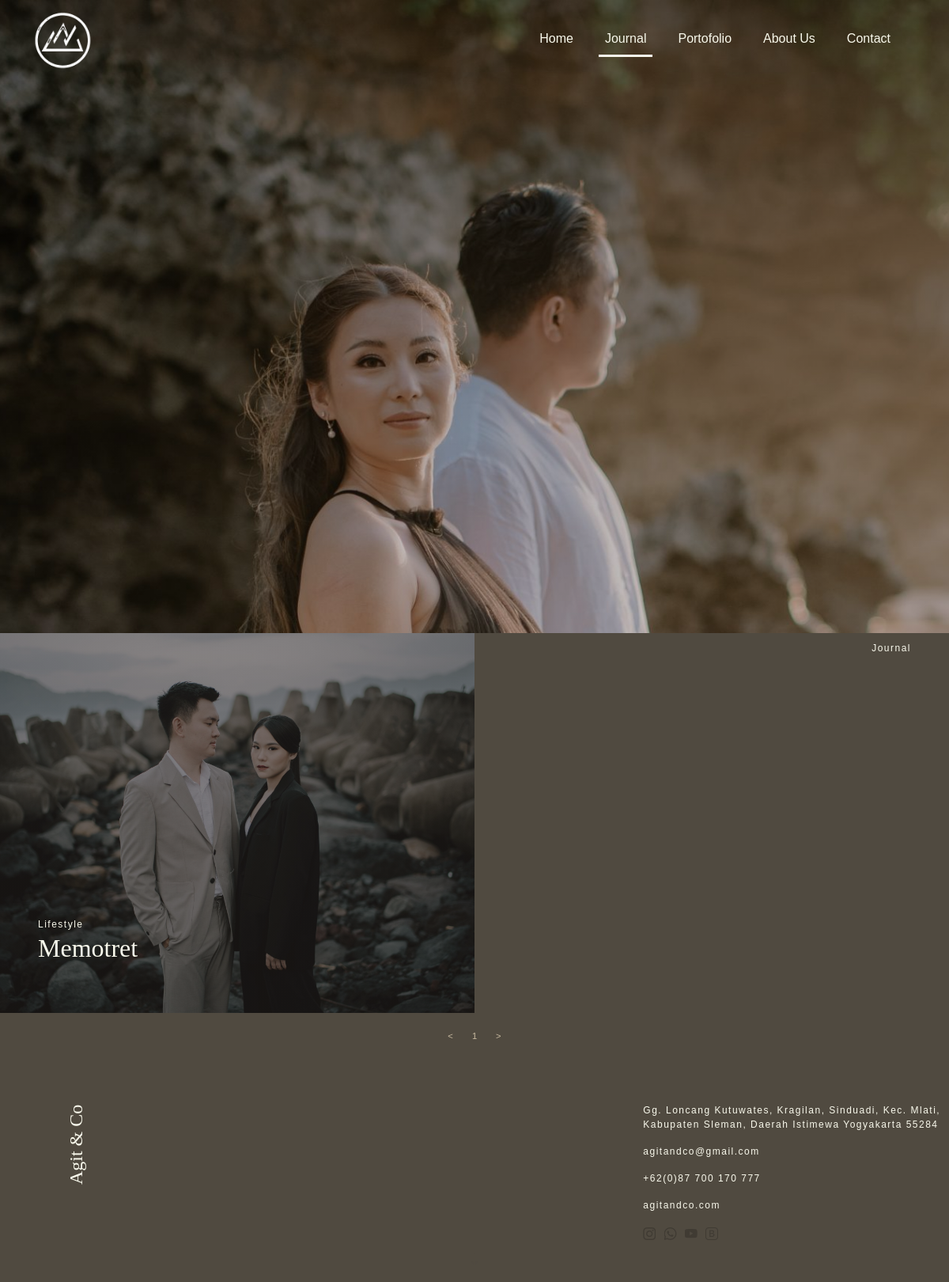
The app's page /journal.php with its own data.
### tables this page shows
CREATE TABLE `background` (
  `id_gambar` varchar(30) NOT NULL,
  `tempatgambar` varchar(30) NOT NULL,
  `img` varchar(100) NOT NULL
);

CREATE TABLE `journal` (
  `id_journal` varchar(30) NOT NULL,
  `kategori` varchar(30) NOT NULL,
  `judul` varchar(100) NOT NULL,
  `deskripsi` text NOT NULL,
  `tanggal` date NOT NULL,
  `img` varchar(100) NOT NULL
);

### journal.php (the view, shortened to what this page needs)
<?php
  include 'model/connect.php';
?>
<!DOCTYPE html>
<html lang="en">
<head>
    <link href="assets/vendor/bootstrap/css/bootstrap.min.css" rel="stylesheet">
    <link href="assets/vendor/bootstrap-icons/bootstrap-icons.css" rel="stylesheet">
    <link href="assets/vendor/boxicons/css/boxicons.min.css" rel="stylesheet">
    <link href="assets/vendor/glightbox/css/glightbox.min.css" rel="stylesheet">
    <link href="assets/vendor/remixicon/remixicon.css" rel="stylesheet">
    <link href="assets/vendor/swiper/swiper-bundle.min.css" rel="stylesheet">
    <link href="assets/css/style.css" rel="stylesheet">
    <link href="assets/css/animate.css" rel="stylesheet">
</head>
<body>
    <section class="journal-section">
        <?php
            $query = mysqli_query($connect, "SELECT * FROM background WHERE tempatgambar='journal'");
            while($data=mysqli_fetch_array($query)){
              $img_files            =$data[2];
            }
            if(isset($img_files)){
                $array_imgs = explode(",", $img_files);
            }
        ?>
        <header class="journal"
        style="background-image: linear-gradient(#00000065, #00000000),url(<?='assets/img/page/'.$array_imgs[0]?>)!important; background-size: cover; background-position: center; background-repeat: no-repeat;"
        >
            <nav class="navbar navbar-expand-lg wow fadeInDown">
                <div class="container">
                    <a class="navbar-brand" href="./index.php">
                      <img src="assets/img/me.png" alt="logo" width="75" />
                    </a>
                    <div class="collapse navbar-collapse justify-content-end" id="navbarNavAltMarkup">
                      <div class="navbar-nav">
                        <a class="nav-link me-4" href="index.php" id="navLink">Home</a>
                        <a class="nav-link me-4 active" href="./journal.php?page-nr=1" id="navLink">Journal</a>
                        <a class="nav-link me-4" href="./portfolio.php" id="navLink">Portofolio</a>
                        <a class="nav-link me-4" href="about.php" id="navLink">About Us</a>
                        <a class="nav-link me-4" href="contact.php" id="navLink">Contact</a>
                      </div>
                    </div>
                </div>
            </nav>
            <div class="scrolldown text-light text-center w-100">
                <i class="bi bi-arrow-down"></i>
            </div>
        </header>
        <p class="miring wow fadeIn work-medium visible-md visible-lg ">Journal</p>
        <div class="journal-container" id='journal'>
            <div class="container-fluid">
                <div class="row journals-wrapper">
                    <?php
                        $rows_per_page = 6;
                        $start = 0;
                        $records = $connect->query("SELECT * FROM journal");
                        $nr_of_rows = $records->num_rows;
                        $pages = ceil($nr_of_rows / $rows_per_page);
                        $query = mysqli_query($connect, "SELECT * FROM journal LIMIT $start, $rows_per_page");
                        while($data=mysqli_fetch_array($query)){
                          $id_journal =$data[0];
                          $kategori   =$data[1];
                          $judul      =$data[2];
                          $img_files  =$data[5];
                          $array_imgs = explode(",", $img_files);
                    ?>
                    <div class="journal-item col-lg-6 text-light wow fadeInUp" style="background-image: linear-gradient(#2b262384,#2b262384),url(<?='assets/img/journal/'.$id_journal.'/'.$array_imgs[0];?>);">
                        <div class="journal-content wow fadeInLeft">
                            <span><?= $kategori ?></span>
                            <form action="./journal_details.php" method="get" enctype="multipart/form-data">
                                <button type="submit"><h2><?= $judul ?></h2></button>
                            </form>
                        </div>
                    </div>
                    <?php } ?>
                </div>
            </div>
        </div>
        <div class="pagination-container w-100 d-flex justify-content-center align-items-center py-3">
            <ul class="pagination">
                <?php
                    if(isset($_GET["page-nr"]) && $_GET["page-nr"] > 1){ ?>
                        <li><a href="journal.php?page-nr=<?= $_GET["page-nr"] - 1 ?>#journal"><</a></li>
                <?php
                    }else{?>
                        <li><a><</a></li>
                <?php } ?>
                <?php
                    for($counter = 1; $counter <= $pages; $counter++){
                        ?>
                        <li class="mx-1"><a <?php if($_GET['page-nr']==$counter) echo "class='active'" ?> href="journal.php?page-nr=<?= $counter ?>#journal"><?= $counter ?></a></li>
                        <?php
                    }
                ?>
                <?php
                    if(isset($_GET["page-nr"])){
                        if($_GET["page-nr"] == 1){?>
                            <li><a>></a></li>
                    <?php
                        }else{
                    ?>
                        <li><a href="portfolios.php?page-nr=2#portfolio">></a></li>
                    <?php } ?>
                <?php
                    }else{
                        if($_GET["page-nr"] > $pages){ ?>
                            <li><a>></a></li>
                <?php   }else{ ?>
                            <li><a href="portfolios.php?page-nr=<?= $_GET["page-nr"] + 1 ?>#portfolio">></a></li>
                <?php   }?>
                <?php } ?>
            </ul>
        </div>
    </section>
</body>
</html>

### assets/css/style.css (style rules this page uses)
.work-medium { font-family: 'Work Sans', sans-serif; font-weight: 500; }
:root { --white: #f9f9ec; --grey-700: #504A40; --teracotta: #E2725B; --w50 :#857f72; --w400 :#a39e93; --fs-deskripsi: 12px; }
* { padding: 0; margin: 0; box-sizing: border-box; overflow-x: hidden; font-family: 'Work Sans', sans-serif; color: var(--white) !important; }
a { color: var(--white) !important; text-decoration: none; }
ul { list-style: none; }
h1, h2, h5 { overflow: hidden; }
h1, h2 { font-family: 'Source Serif Pro', serif; }
body { background-color: var(--white); }
header { height: 100vh; background-size: cover; background-position: center; background-repeat: no-repeat; background-attachment: fixed; }
header.journal { background-image: linear-gradient(#00000065, #00000000), url(https://iluminen.com/wp-content/uploads/2022/09/BJE000868-scaled-1.jpg); }
span, p { font-size: var(--fs-deskripsi); letter-spacing: 1.5px; }
nav { position: absolute; top: 0; z-index: 100; }
nav .nav-link { color: var(--white) !important; width: fit-content; }
nav a.active { border-bottom: 3px solid var(--white); }
.journal-section { background-color: var(--grey-700); }
.journal-container { width: 100%; position: relative; }
.journal-item { position: relative; height: 480px; background-size: cover; background-position: center; background-repeat: no-repeat; transition: all 0.25s ease-in-out; -webkit-transition: all 0.25s ease-in-out; -moz-transition: all 0.25s ease-in-out; -ms-transition: all 0.25s ease-in-out; -o-transition: all 0.25s ease-in-out; }
.journal-item .journal-content button { background-color: transparent; border: none; }
.journal-item .journal-content { position: absolute; bottom: 0; left: 0; padding: 3rem; }
.journal-item span { text-transform: capitalize; }
.journal-item button h2 { text-transform: capitalize; }
.scrolldown { position: absolute; bottom: 1rem; -webkit-animation: MoveUpDown 1.5s linear infinite; }
.pagination { margin: 0; padding: 0; text-align: center; background-color: transparent; }
.pagination li { display: inline; }
.pagination li a { display: inline-block; text-decoration: none; padding: 5px 10px; color: #000 }
.pagination li a { font-size: .7rem; color: #c9bba1 !important; }
footer p { font-size: var(--fs-deskripsi) !important; letter-spacing: 1.5px; }
footer .col-lg-2 h1 { font-size: 1.5rem; transform: rotate(-90deg); -webkit-transform: rotate(-90deg); -moz-transform: rotate(-90deg); -ms-transform: rotate(-90deg); -o-transform: rotate(-90deg); }
.journal-section footer, .journal-details footer, .journal-details footer h1, .journal-details footer p, .contact-section footer h1, .contact-section footer p { color: var(--grey-700) !important; }
footer .social-media a i { filter: brightness(.6); -webkit-filter: brightness(.6); }
.journal-section footer .social-media a i, .journal-details footer .social-media a i, .contact-section footer .social-media a i { filter: brightness(.8); -webkit-filter: brightness(.8); }
.miring { position: fixed; right: 48px; top:50%; transform: rotate(90deg); z-index: 100; }
.bi { color: var(--grey-700)!important; }

### records on screen
background: img (picture)
journal: id_journal+img (picture), kategori "Lifestyle", judul "Memotret"
